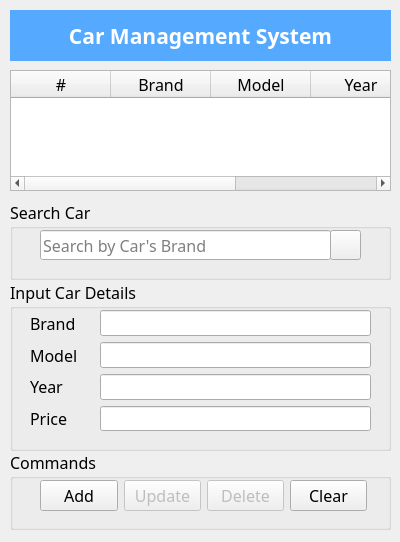
<?xml version="1.0" encoding="UTF-8"?>
<ui version="4.0">
 <class>Form</class>
 <widget class="QWidget" name="Form">
  <property name="geometry">
   <rect>
    <x>0</x>
    <y>0</y>
    <width>400</width>
    <height>542</height>
   </rect>
  </property>
  <property name="font">
   <font>
    <family>Nunito</family>
    <pointsize>12</pointsize>
   </font>
  </property>
  <property name="windowTitle">
   <string>Car Management System:CMS</string>
  </property>
  <property name="windowIcon">
   <iconset>
    <normaloff>icons/racing.png</normaloff>icons/racing.png</iconset>
  </property>
  <widget class="QLabel" name="label">
   <property name="geometry">
    <rect>
     <x>10</x>
     <y>10</y>
     <width>381</width>
     <height>51</height>
    </rect>
   </property>
   <property name="font">
    <font>
     <family>Nunito</family>
     <pointsize>16</pointsize>
     <bold>true</bold>
    </font>
   </property>
   <property name="styleSheet">
    <string notr="true">background-color: rgb(85, 170, 255);
color: rgb(255, 255, 255);</string>
   </property>
   <property name="text">
    <string>Car Management System</string>
   </property>
   <property name="alignment">
    <set>Qt::AlignCenter</set>
   </property>
  </widget>
  <widget class="QTableWidget" name="tb_car">
   <property name="geometry">
    <rect>
     <x>10</x>
     <y>70</y>
     <width>381</width>
     <height>121</height>
    </rect>
   </property>
   <column>
    <property name="text">
     <string>#</string>
    </property>
   </column>
   <column>
    <property name="text">
     <string>Brand</string>
    </property>
   </column>
   <column>
    <property name="text">
     <string>Model</string>
    </property>
   </column>
   <column>
    <property name="text">
     <string>Year</string>
    </property>
   </column>
   <column>
    <property name="text">
     <string>Price</string>
    </property>
   </column>
  </widget>
  <widget class="QGroupBox" name="groupBox">
   <property name="geometry">
    <rect>
     <x>10</x>
     <y>200</y>
     <width>381</width>
     <height>80</height>
    </rect>
   </property>
   <property name="title">
    <string>Search Car</string>
   </property>
   <widget class="QLineEdit" name="txt_search">
    <property name="geometry">
     <rect>
      <x>30</x>
      <y>30</y>
      <width>291</width>
      <height>30</height>
     </rect>
    </property>
    <property name="placeholderText">
     <string>Search by Car's Brand</string>
    </property>
   </widget>
   <widget class="QPushButton" name="btn_search">
    <property name="geometry">
     <rect>
      <x>320</x>
      <y>30</y>
      <width>31</width>
      <height>30</height>
     </rect>
    </property>
    <property name="text">
     <string/>
    </property>
    <property name="icon">
     <iconset>
      <normaloff>icons/add.png</normaloff>icons/add.png</iconset>
    </property>
   </widget>
  </widget>
  <widget class="QGroupBox" name="groupBox_2">
   <property name="geometry">
    <rect>
     <x>10</x>
     <y>280</y>
     <width>381</width>
     <height>171</height>
    </rect>
   </property>
   <property name="title">
    <string>Input Car Details</string>
   </property>
   <widget class="QWidget" name="">
    <property name="geometry">
     <rect>
      <x>20</x>
      <y>30</y>
      <width>48</width>
      <height>121</height>
     </rect>
    </property>
    <layout class="QVBoxLayout" name="verticalLayout">
     <item>
      <widget class="QLabel" name="label_2">
       <property name="text">
        <string>Brand</string>
       </property>
      </widget>
     </item>
     <item>
      <widget class="QLabel" name="label_3">
       <property name="text">
        <string>Model</string>
       </property>
      </widget>
     </item>
     <item>
      <widget class="QLabel" name="label_4">
       <property name="text">
        <string>Year</string>
       </property>
      </widget>
     </item>
     <item>
      <widget class="QLabel" name="label_5">
       <property name="text">
        <string>Price</string>
       </property>
      </widget>
     </item>
    </layout>
   </widget>
   <widget class="QWidget" name="">
    <property name="geometry">
     <rect>
      <x>90</x>
      <y>30</y>
      <width>271</width>
      <height>121</height>
     </rect>
    </property>
    <layout class="QVBoxLayout" name="verticalLayout_2">
     <item>
      <widget class="QLineEdit" name="txt_brand"/>
     </item>
     <item>
      <widget class="QLineEdit" name="txt_model"/>
     </item>
     <item>
      <widget class="QLineEdit" name="txt_year"/>
     </item>
     <item>
      <widget class="QLineEdit" name="txt_price"/>
     </item>
    </layout>
   </widget>
  </widget>
  <widget class="QGroupBox" name="groupBox_3">
   <property name="geometry">
    <rect>
     <x>10</x>
     <y>450</y>
     <width>381</width>
     <height>80</height>
    </rect>
   </property>
   <property name="title">
    <string>Commands</string>
   </property>
   <widget class="QWidget" name="">
    <property name="geometry">
     <rect>
      <x>30</x>
      <y>30</y>
      <width>327</width>
      <height>32</height>
     </rect>
    </property>
    <layout class="QHBoxLayout" name="horizontalLayout">
     <item>
      <widget class="QPushButton" name="btn_add">
       <property name="text">
        <string>Add</string>
       </property>
       <property name="icon">
        <iconset>
         <normaloff>icons/add.png</normaloff>icons/add.png</iconset>
       </property>
      </widget>
     </item>
     <item>
      <widget class="QPushButton" name="btn_update">
       <property name="enabled">
        <bool>false</bool>
       </property>
       <property name="text">
        <string>Update</string>
       </property>
       <property name="icon">
        <iconset>
         <normaloff>icons/updated.png</normaloff>icons/updated.png</iconset>
       </property>
      </widget>
     </item>
     <item>
      <widget class="QPushButton" name="btn_delete">
       <property name="enabled">
        <bool>false</bool>
       </property>
       <property name="text">
        <string>Delete</string>
       </property>
       <property name="icon">
        <iconset>
         <normaloff>icons/delete.png</normaloff>icons/delete.png</iconset>
       </property>
      </widget>
     </item>
     <item>
      <widget class="QPushButton" name="btn_clear">
       <property name="text">
        <string>Clear</string>
       </property>
       <property name="icon">
        <iconset>
         <normaloff>icons/clean.png</normaloff>icons/clean.png</iconset>
       </property>
      </widget>
     </item>
    </layout>
   </widget>
  </widget>
 </widget>
 <resources/>
 <connections/>
</ui>
